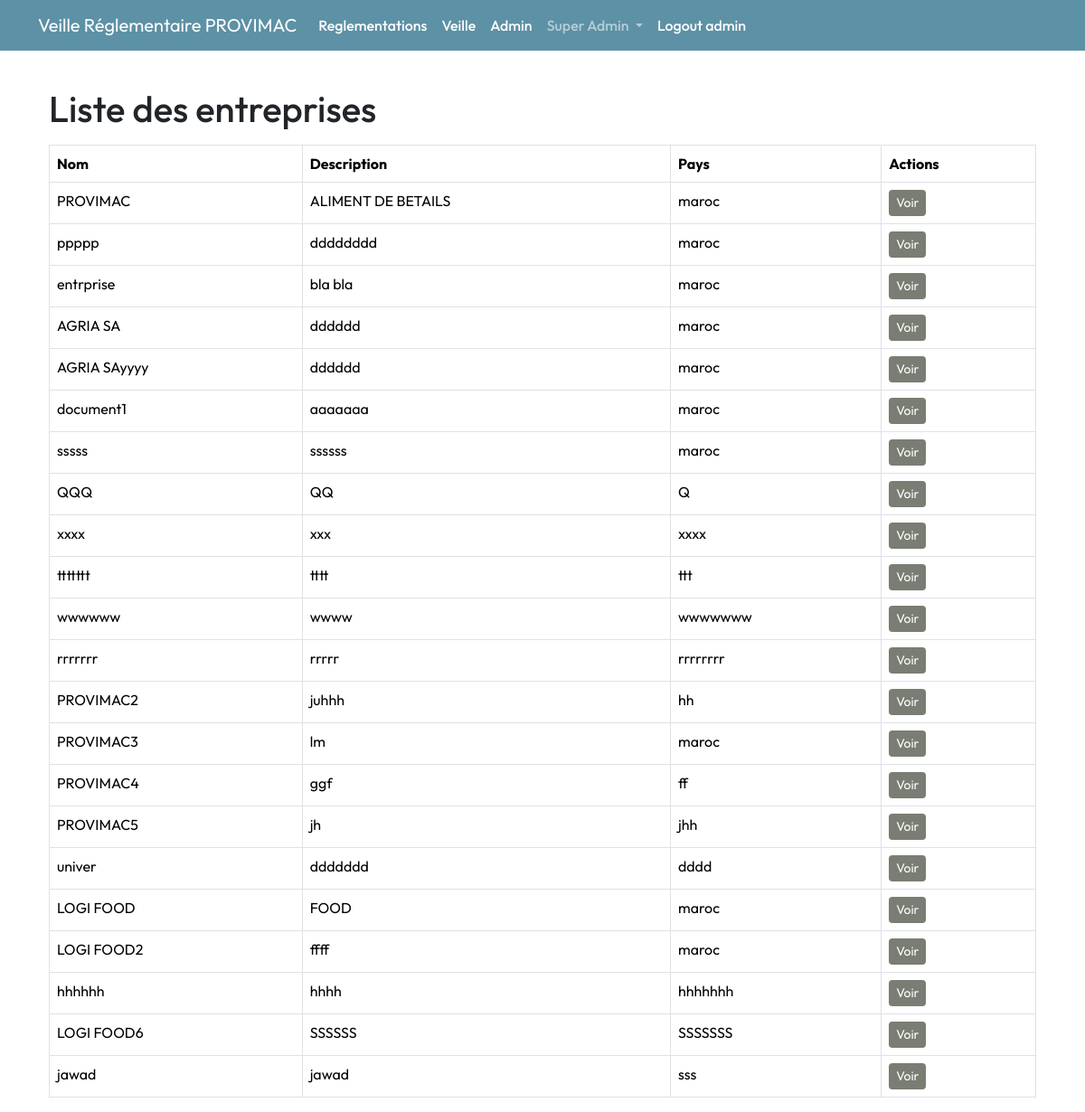
The page /entreprises (signed in) on the database as committed earlier.
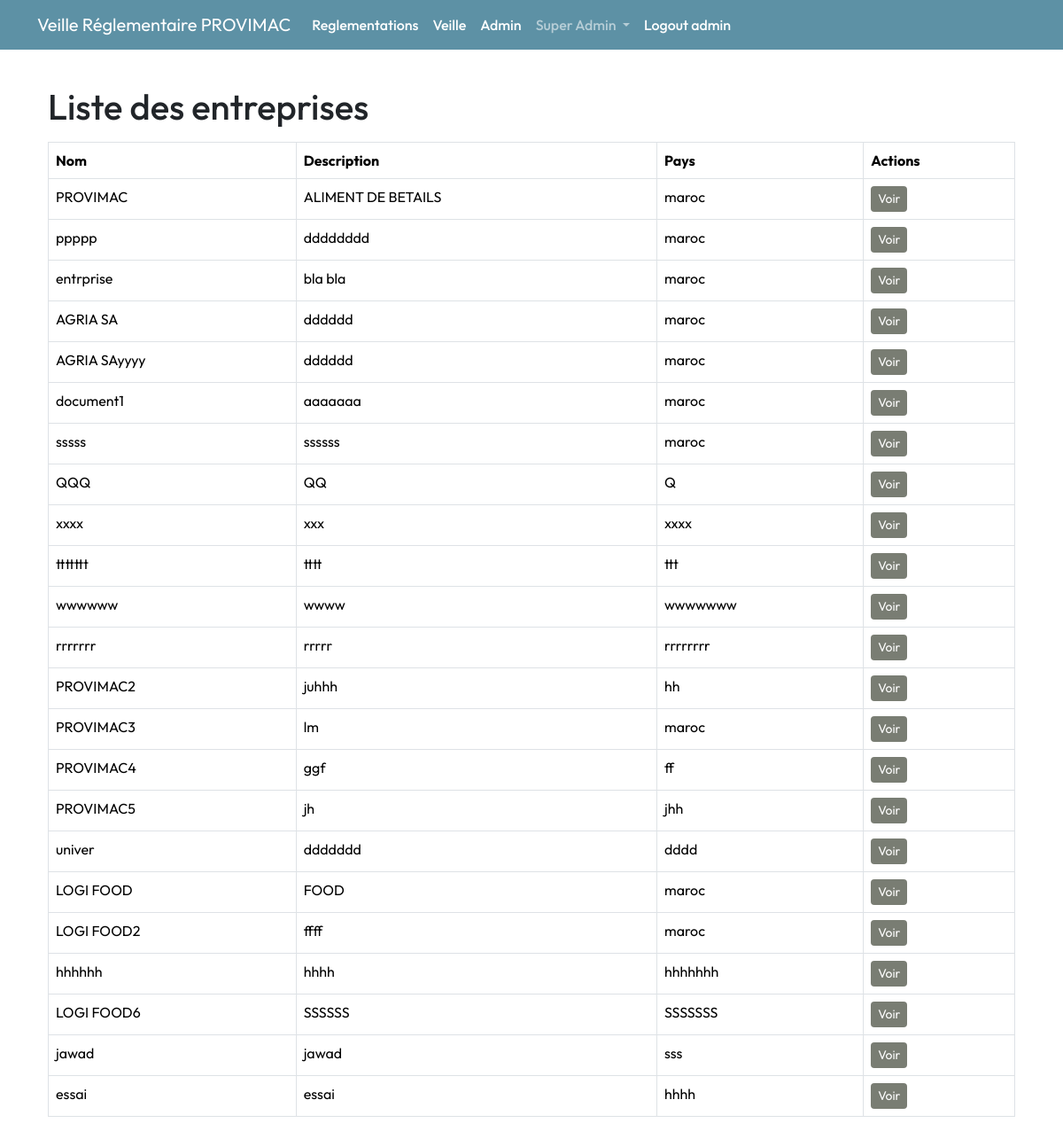
The same page on the database as committed later.
### app/models.py (models this page shows, shortened)
class Entreprise(db.Model):
    __tablename__ = 'entreprise'
    id = db.Column(db.Integer, primary_key=True)
    nom = db.Column(db.String(100), nullable=False, unique=True )
    description = db.Column(db.Text, nullable=True)
    pays = db.Column(db.String(100), nullable=True)
    date_creation = db.Column(db.Date, nullable=True)
    utilisateurs = db.relationship('User', backref='entreprise', lazy=True)
    reglementations = db.relationship('EntrepriseReglementation', backref='entreprise', lazy=True)
    notifications = db.relationship('Notification', backref='entreprise', lazy=True)
    audits = db.relationship('Audit', backref='entreprise', lazy=True)
    secteurs = db.relationship('Secteur', secondary='entreprise_secteur', back_populates='entreprises')

### app/routes/reglement.py (the view)
@bp.route('/entreprises', methods=['GET'])
@role_required(['ADMIN'])
def liste_entreprises():
    entreprises = Entreprise.query.all()
    return render_template('entreprise/liste_entreprises.html', entreprises=entreprises)

### app/routes/admin.py (called while the page is built)
def role_required(allowed_roles):
    def decorator(f):
        @wraps(f)
        def decorated_function(*args, **kwargs):
            if not current_user.is_authenticated:
                flash("Vous devez être connecté pour accéder à cette page.", 'danger')
                return redirect(url_for('main.index'))
            if current_user.role.name not in allowed_roles:
                flash("Vous n'avez pas la permission d'accéder à cette page.", 'danger')
                return redirect(url_for('main.index'))
            return f(*args, **kwargs)
        return decorated_function
    return decorator

### app/templates/entreprise/liste_entreprises.html
{% extends "layout.html" %}
{% block content %}
<div class="container mt-4">
    <h1 class="mb-3">Liste des entreprises</h1>
    {% if entreprises %}
        <table class="table table-bordered">
            <thead>
                <tr>
                    <th>Nom</th>
                    <th>Description</th>
                    <th>Pays</th>
                    <th>Actions</th>
                </tr>
            </thead>
            <tbody>
                {% for entreprise in entreprises %}
                    <tr>
                        <td>{{ entreprise.nom }}</td>
                        <td>{{ entreprise.description }}</td>
                        <td>{{ entreprise.pays }}</td>
                        <td>
                            <a href="{{ url_for('reglement.afficher_entreprise', entreprise_id=entreprise.id) }}"
                               class="btn btn-primary btn-sm">Voir</a>
                        </td>
                    </tr>
                {% endfor %}
            </tbody>
        </table>
    {% else %}
        <p>Aucune entreprise trouvée.</p>
    {% endif %}
</div>
{% endblock %}

### app/templates/layout.html (shortened to what this page needs)
<!DOCTYPE html>
<html lang="en">
  <head>
    <link
      href="https://cdn.jsdelivr.net/npm/bootstrap@5.3.3/dist/css/bootstrap.min.css"
      rel="stylesheet"
 />
    <link rel="stylesheet"
      href="{{ url_for('static', filename='main.css') }}" />
    <link rel="stylesheet"
      href="https://cdnjs.cloudflare.com/ajax/libs/font-awesome/6.0.0-beta3/css/all.min.css">
  </head>
  <body>
    {% if current_user.is_authenticated %}
    <header class="site-header sticky-top">
      <nav class="navbar navbar-expand-lg navbar-dark">
        <div class="container">
          <a class="navbar-brand" href="/">Veille Réglementaire
            {{current_user.entreprise.nom}}</a>
          <div class="collapse navbar-collapse" id="navbarToggle">
            <ul class="navbar-nav me-auto mb-2 mb-lg-0">
              <li class="nav-item">
                <a class="nav-link text-white"
                  href="{{ url_for('reglement.liste_reglementations') }}">
                  Reglementations
                </a>
              </li>
              <li class="nav-item">
                <a class="nav-link text-white"
                  href="{{ url_for('reglement.afficher_entreprise', entreprise_id=current_user.entreprise_id) }}">
                  Veille
                </a>
              </li>
              <li class="nav-item">
                <a class="nav-link text-white"
                  href="{{ url_for('manager.liste_utilisateurs', entreprise_id=current_user.entreprise.id) }}">
                  Admin
                </a>
              </li>
              {% if current_user.is_authenticated and current_user.role.name ==
              'ADMIN' %}
              <li class="nav-item dropdown">
                <a
                  class="nav-link dropdown-toggle {{ 'active' if request.endpoint.startswith('ingredient.') else '' }}"
                  href="#" id=" entrepriseDropdown" role="button"
                  data-bs-toggle="dropdown" aria-expanded="false">
                  Super Admin
                </a>
              </li>
              {% endif %}
              <li class="nav-item">
                <a class="nav-link text-white"
                  href="{{ url_for('admin.logout') }}">Logout {{
                  current_user.role.value }}</a>
              </li>
            </ul>
          </div>
        </div>
      </nav>
    </header>
    {% endif %}
    <div class="container mt-3">{% include 'main/flash_msg.html' %} {%
      block content %}{% endblock %}</div>
    <link
      href="https://cdnjs.cloudflare.com/ajax/libs/select2/4.0.13/css/select2.min.css"
      rel="stylesheet" />
  </body>
</html>

Rows that differ between the two databases and show on the page:
added Entreprise: nom "essai", description "essai", pays "hhhh"
